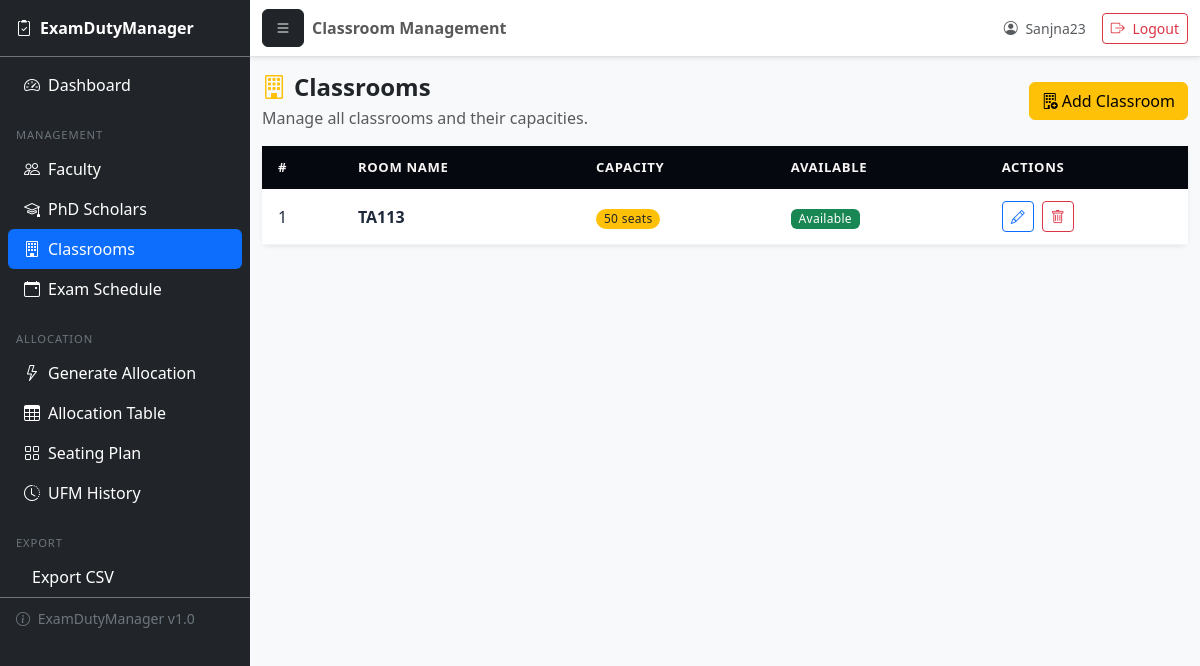
/classrooms/ (signed in), run on the app's committed database.
### allocation/models.py (models this page shows, shortened)
class Classroom(models.Model):
    name = models.CharField(max_length=50, unique=True)
    capacity = models.PositiveIntegerField(
        validators=[MinValueValidator(1)]
    )
    is_available = models.BooleanField(default=True)
    class Meta:
        verbose_name = "Classroom"
        verbose_name_plural = "Classrooms"
        ordering = ["name"]

### allocation/views.py (the view)
# urls.py: path("classrooms/",                views.classroom_list_create, name="classroom_list"),
@login_required(login_url="/login/")
def classroom_list_create(request):
    if request.method == "POST":
        form = ClassroomForm(request.POST)
        if form.is_valid():
            form.save()
            messages.success(request, "Classroom added successfully.")
            return redirect("allocation:classroom_list")
    else:
        form = ClassroomForm()
    classrooms = Classroom.objects.all().order_by("name")
    return render(request, "allocation/classroom_list.html", {
        "form":           form,
        "classroom_list": classrooms,
    })

### templates/allocation/classroom_list.html (shortened to what this page needs)
{% extends 'base.html' %}
{% block page_title %}Classroom Management{% endblock %}
{% block content %}
<div class="row mb-3 align-items-center">
    <div class="col">
        <h2 class="h4 fw-bold mb-1"><i class="bi bi-building me-2 text-warning"></i>Classrooms</h2>
        <p class="text-muted mb-0">Manage all classrooms and their capacities.</p>
    </div>
    <div class="col-auto">
        <button class="btn btn-warning" data-bs-toggle="modal" data-bs-target="#addClassroomModal">
            <i class="bi bi-building-add me-1"></i>Add Classroom
        </button>
    </div>
</div>
<div class="card border-0 shadow-sm">
    <div class="card-body p-0">
        <div class="table-responsive">
            <table class="table table-hover mb-0">
                <thead class="table-dark">
                    <tr>
                        <th>#</th>
                        <th>Room Name</th>
                        <th>Capacity</th>
                        <th>Available</th>
                        <th>Actions</th>
                    </tr>
                </thead>
                <tbody>
                    {% for room in classroom_list %}
                    <tr>
                        <td>{{ forloop.counter }}</td>
                        <td class="fw-semibold">{{ room.name }}</td>
                        <td>
                            <span class="badge bg-warning text-dark rounded-pill">
                                {{ room.capacity }} seats
                            </span>
                        </td>
                        <td>
                            {% if room.is_available %}
                                <span class="badge bg-success">Available</span>
                            {% else %}
                                <span class="badge bg-danger">Unavailable</span>
                            {% endif %}
                        </td>
                        <td>
                            <a href="{% url 'allocation:classroom_edit' room.pk %}"
                               class="btn btn-sm btn-outline-primary me-1">
                                <i class="bi bi-pencil"></i>
                            </a>
                            <a href="{% url 'allocation:classroom_delete' room.pk %}"
                               class="btn btn-sm btn-outline-danger">
                                <i class="bi bi-trash"></i>
                            </a>
                        </td>
                    </tr>
                    {% endfor %}
                </tbody>
            </table>
        </div>
    </div>
</div>
{% endblock %}

### templates/base.html (shortened to what this page needs)
{% load static %}
<!DOCTYPE html>
<html lang="en">
<head>
    <link href="https://cdn.jsdelivr.net/npm/bootstrap@5.3.3/dist/css/bootstrap.min.css" rel="stylesheet">
    <link rel="stylesheet" href="https://cdn.jsdelivr.net/npm/bootstrap-icons@1.11.0/font/bootstrap-icons.css">
    <link rel="stylesheet" href="{% static 'css/styles.css' %}">
</head>
<body>
<div class="d-flex min-vh-100 bg-light">
    <nav class="sidebar bg-dark text-white" id="sidebar">
        <div class="sidebar-header px-3 py-3 border-bottom border-secondary d-flex align-items-center justify-content-between">
            <a href="{% if request.user.is_superuser %}{% url 'allocation:dashboard' %}
                     {% elif request.user.faculty %}{% url 'allocation:faculty_timetable' %}
                     {% elif request.user.phdscholar %}{% url 'allocation:phd_timetable' %}
                     {% else %}{% url 'allocation:login' %}{% endif %}"
               class="navbar-brand text-white fw-bold mb-0">
                <i class="bi bi-clipboard2-check me-2"></i>ExamDutyManager
            </a>
        </div>
        <div class="sidebar-body pt-2">
            <ul class="nav nav-pills flex-column mb-auto px-2">
                {% if request.user.is_superuser %}
                    <li class="nav-item">
                        <a class="nav-link text-white
                            {% if request.resolver_match.url_name == 'dashboard' %}active{% endif %}"
                           href="{% url 'allocation:dashboard' %}">
                            <i class="bi bi-speedometer2 me-2"></i>Dashboard
                        </a>
                    </li>
                    <li class="mt-2"><hr class="dropdown-divider border-secondary my-1"></li>
                    <li class="px-2 mb-1">
                        <span class="text-secondary sidebar-label">MANAGEMENT</span>
                    </li>
                    <li class="nav-item">
                        <a class="nav-link text-white
                            {% if request.resolver_match.url_name in 'faculty_list,faculty_edit,faculty_delete' %}active{% endif %}"
                           href="{% url 'allocation:faculty_list' %}">
                            <i class="bi bi-people me-2"></i>Faculty
                        </a>
                    </li>
                    <li class="nav-item">
                        <a class="nav-link text-white
                            {% if request.resolver_match.url_name in 'phd_list,phd_edit,phd_delete' %}active{% endif %}"
                           href="{% url 'allocation:phd_list' %}">
                            <i class="bi bi-mortarboard me-2"></i>PhD Scholars
                        </a>
                    </li>
                    <li class="nav-item">
                        <a class="nav-link text-white
                            {% if request.resolver_match.url_name in 'classroom_list,classroom_edit,classroom_delete' %}active{% endif %}"
                           href="{% url 'allocation:classroom_list' %}">
                            <i class="bi bi-building me-2"></i>Classrooms
                        </a>
                    </li>
                    <li class="nav-item">
                        <a class="nav-link text-white
                            {% if request.resolver_match.url_name in 'exam_list,exam_edit,exam_delete' %}active{% endif %}"
                           href="{% url 'allocation:exam_list' %}">
                            <i class="bi bi-calendar-event me-2"></i>Exam Schedule
                        </a>
                    </li>
                    <li class="mt-2"><hr class="dropdown-divider border-secondary my-1"></li>
                    <li class="px-2 mb-1">
                        <span class="text-secondary sidebar-label">ALLOCATION</span>
                    </li>
                    <li class="nav-item">
                        <a class="nav-link text-white
                            {% if request.resolver_match.url_name == 'run_allocation' %}active{% endif %}"
                           href="{% url 'allocation:run_allocation' %}">
                            <i class="bi bi-lightning me-2"></i>Generate Allocation
                        </a>
                    </li>
                    <li class="nav-item">
                        <a class="nav-link text-white
                            {% if request.resolver_match.url_name == 'allocation_table' %}active{% endif %}"
                           href="{% url 'allocation:allocation_table' %}">
                            <i class="bi bi-table me-2"></i>Allocation Table
                        </a>
                    </li>
                    <li class="nav-item">
                        <a class="nav-link text-white
                            {% if request.resolver_match.url_name == 'seating_plan' %}active{% endif %}"
                           href="{% url 'allocation:seating_plan' %}">
                            <i class="bi bi-grid me-2"></i>Seating Plan
                        </a>
                    </li>
                    <li class="nav-item">
                        <a class="nav-link text-white
                            {% if request.resolver_match.url_name == 'ufm_history' %}active{% endif %}"
                           href="{% url 'allocation:ufm_history' %}">
                            <i class="bi bi-clock-history me-2"></i>UFM History
                        </a>
                    </li>
                    <li class="mt-2"><hr class="dropdown-divider border-secondary my-1"></li>
                    <li class="px-2 mb-1">
                        <span class="text-secondary sidebar-label">EXPORT</span>
                    </li>
                    <li class="nav-item">
                        <a class="nav-link text-white"
                           href="{% url 'allocation:export_allocations_csv' %}">
                            Export CSV
                        </a>
                    </li>
                {% endif %}
            </ul>
        </div>
        <div class="px-3 py-2 mt-auto border-top border-secondary">
            <small class="text-secondary">
                <i class="bi bi-info-circle me-1"></i>
                ExamDutyManager v1.0
            </small>
        </div>
    </nav>
    <main class="main-content overflow-auto" id="mainContent">
        <nav class="navbar navbar-expand-lg navbar-light bg-white border-bottom shadow-sm sticky-top">
            <div class="container-fluid">
                <button class="btn btn-dark me-2" id="sidebarToggle">
                    <i class="bi bi-list"></i>
                </button>
                <span class="navbar-text fw-semibold">
                    {% block page_title %}ExamDutyManager Admin{% endblock %}
                </span>
                <div class="d-flex align-items-center gap-3 ms-auto">
                    <span class="text-muted small d-none d-md-inline">
                        <i class="bi bi-person-circle me-1"></i>
                        {{ request.user.get_full_name|default:request.user.username }}
                    </span>
                    <a href="{% url 'allocation:logout' %}" class="btn btn-sm btn-outline-danger">
                        <i class="bi bi-box-arrow-right me-1"></i>
                        <span class="d-none d-md-inline">Logout</span>
                    </a>
                </div>
            </div>
        </nav>
        <div class="container-fluid py-3">
            {% block content %}{% endblock %}
        </div>
    </main>
</div>
</body>
</html>

### static/css/styles.css (style rules this page uses)
body { background-color: #f8f9fa; }
.sidebar { width: 240px; min-height: 100vh; }
.navbar-brand { font-weight: 600; }
.card { border-radius: 0.5rem; }
.table thead.table-dark th { background-color: #05080e !important; color: #f7f4f4 !important; font-weight: 700 !important; font-size: 0.82rem !important; text-transform: uppercase !important; letter-spacing: 0.05em !important; padding: 12px 16px !important; border: none !important; vertical-align: middle !important; white-space: nowrap !important; }
.table tbody tr td { padding: 12px 16px !important; vertical-align: middle !important; color: #1e293b !important; border-color: #f1f5f9 !important; }
.card .table { margin-bottom: 0 !important; }
.badge { font-weight: 500 !important; letter-spacing: 0.3px !important; }

### templates/base.html (style rules this page uses)
.sidebar { width: 250px; min-height: 100vh; flex-shrink: 0; transition: left 0.3s ease; }
.sidebar .nav-link.active { background-color: #0d6efd !important; border-radius: 6px; }
.sidebar-label { font-size: 0.70rem; letter-spacing: 0.08em; }
.main-content { min-width: 0; flex: 1; }

### data on the page
Classroom: name "TA113", capacity "50", is_available "Available"

### other printed values
{{ request.user.get_full_name|default:request.user.username }} "Sanjna23"
